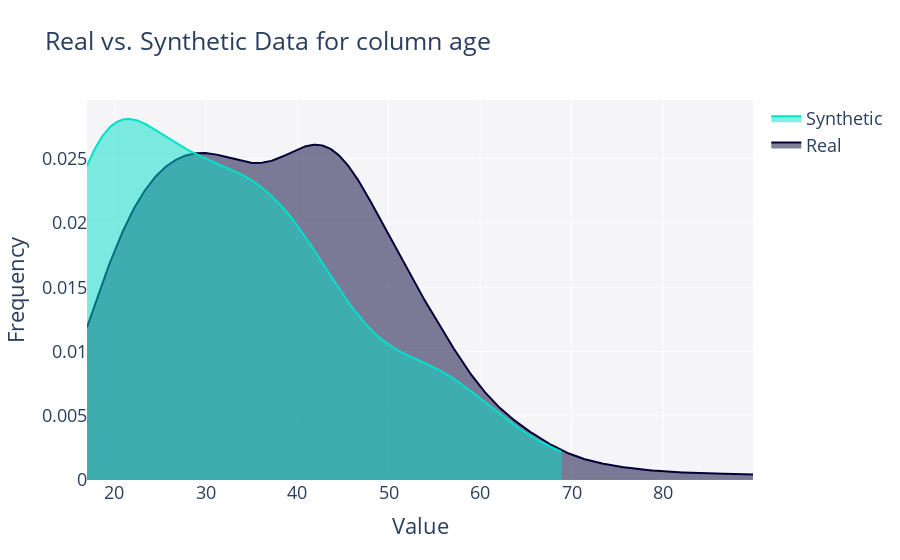
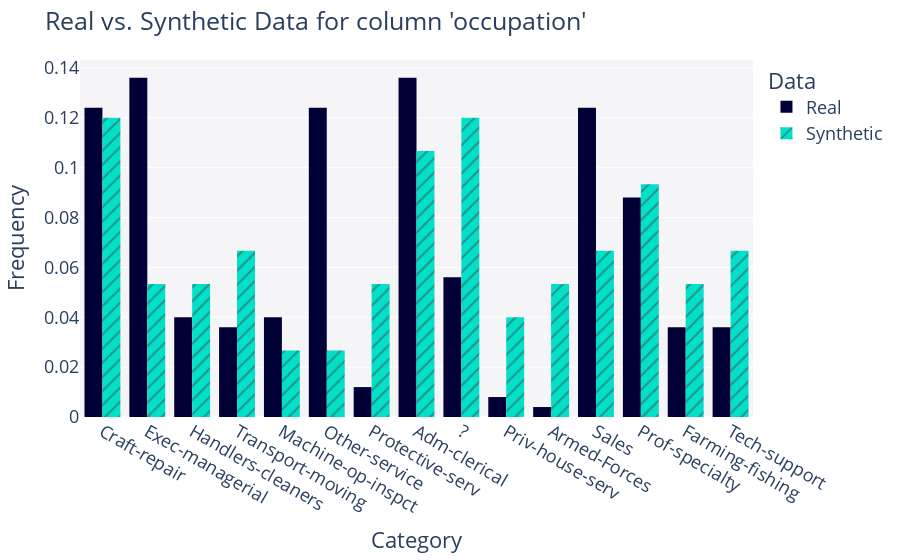

Write notebook code for charts like these, in order.
### Markdown cell above
## Data Analysis - CTGAN

### Code cell
synthevaluator.run_data_diagnosis(train_df, ctgan_df)
utility = synthevaluator.run_utility(train_df, ctgan_df)
for column in train_df:
    print(utility[column])
synthevaluator.run_column_diagnosis(train_df, ctgan_df, 'age')
synthevaluator.run_column_diagnosis(train_df, ctgan_df, 'occupation')

### Figure 1 — Plotly figure (JSON) as saved in the notebook; plotly's stock layout.template omitted (floating-point values rounded to 4 significant figures; data arrays with more than 128 entries replaced by an {"elided": "..."} marker saying what was removed)
{"data": [{"fill": "tozeroy", "hovertemplate": "<b>Real</b><br>Value: %{x}<br>Frequency: %{y}<extra></extra>", "legendgroup": "Real", "marker": {"color": "#000036"}, "mode": "lines", "name": "Real", "showlegend": true, "type": "scatter", "x": {"elided": "500 float values"}, "xaxis": "x", "y": {"elided": "500 float values"}, "yaxis": "y"}, {"fill": "tozeroy", "hovertemplate": "<b>Synthetic</b><br>Value: %{x}<br>Frequency: %{y}<extra></extra>", "legendgroup": "Synthetic", "marker": {"color": "#01E0C9"}, "mode": "lines", "name": "Synthetic", "showlegend": true, "type": "scatter", "x": {"elided": "500 float values"}, "xaxis": "x", "y": {"elided": "500 float values"}, "yaxis": "y"}], "layout": {"barmode": "overlay", "font": {"size": 18}, "hovermode": "closest", "legend": {"traceorder": "reversed"}, "plot_bgcolor": "#F5F5F8", "title": {"text": "Real vs. Synthetic Data for column age"}, "xaxis": {"anchor": "y2", "domain": [0, 1], "title": {"text": "Value"}, "zeroline": false}, "yaxis": {"anchor": "free", "domain": [0, 1], "position": 0, "title": {"text": "Frequency"}}}}

### Figure 2 — Plotly figure (JSON) as saved in the notebook; plotly's stock layout.template omitted (floating-point values rounded to 4 significant figures; data arrays with more than 128 entries replaced by an {"elided": "..."} marker saying what was removed)
{"data": [{"alignmentgroup": "True", "bingroup": "x", "histnorm": "probability density", "hovertemplate": "<b>Real</b><br>Frequency: %{y}<extra></extra>", "legendgroup": "Real", "marker": {"color": "#000036", "pattern": {"shape": ""}}, "name": "Real", "offsetgroup": "Real", "orientation": "v", "showlegend": true, "type": "histogram", "x": {"elided": "250 str values"}, "xaxis": "x", "yaxis": "y"}, {"alignmentgroup": "True", "bingroup": "x", "histnorm": "probability density", "hovertemplate": "<b>Synthetic</b><br>Frequency: %{y}<extra></extra>", "legendgroup": "Synthetic", "marker": {"color": "#01E0C9", "pattern": {"shape": "/"}}, "name": "Synthetic", "offsetgroup": "Synthetic", "orientation": "v", "showlegend": true, "type": "histogram", "x": ["Armed-Forces", "Transport-moving", "Tech-support", "Handlers-cleaners", "Priv-house-serv", "Tech-support", "Handlers-cleaners", "Farming-fishing", "?", "Craft-repair", "Protective-serv", "Exec-managerial", "Transport-moving", "Sales", "?", "Protective-serv", "Exec-managerial", "Tech-support", "Sales", "Adm-clerical", "Prof-specialty", "?", "?", "Armed-Forces", "Craft-repair", "Exec-managerial", "?", "Protective-serv", "Adm-clerical", "Craft-repair", "Transport-moving", "Protective-serv", "Tech-support", "Priv-house-serv", "Machine-op-inspct", "Priv-house-serv", "Prof-specialty", "Farming-fishing", "Transport-moving", "Handlers-cleaners", "Machine-op-inspct", "Craft-repair", "Adm-clerical", "Armed-Forces", "Sales", "?", "Craft-repair", "Exec-managerial", "Prof-specialty", "Handlers-cleaners", "Other-service", "Prof-specialty", "Sales", "Transport-moving", "Armed-Forces", "Farming-fishing", "?", "Adm-clerical", "Other-service", "Farming-fishing", "?", "Prof-specialty", "Tech-support", "Craft-repair", "Adm-clerical", "Sales", "Prof-specialty", "Adm-clerical", "?", "Prof-specialty", "Craft-repair", "Craft-repair", "Craft-repair", "Adm-clerical", "Adm-clerical"], "xaxis": "x", "yaxis": "y"}], "layout": {"barmode": "group", "font": {"size": 18}, "legend": {"title": {"text": "Data"}, "tracegroupgap": 0}, "margin": {"t": 60}, "plot_bgcolor": "#F5F5F8", "title": {"text": "Real vs. Synthetic Data for column 'occupation'"}, "xaxis": {"anchor": "y", "domain": [0, 1], "title": {"text": "Category"}}, "yaxis": {"anchor": "x", "domain": [0, 1], "title": {"text": "Frequency"}}}}
